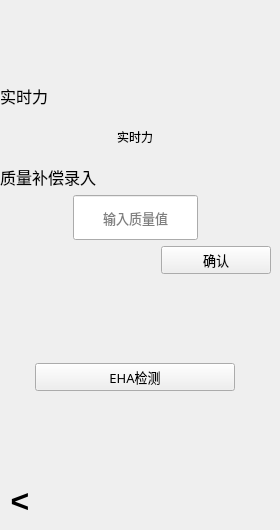
    <widget class="QWidget" name="tab_5">
     <attribute name="title">
      <string>步骤五</string>
     </attribute>
     <widget class="QWidget" name="verticalLayoutWidget">
      <property name="geometry">
       <rect>
        <x>0</x>
        <y>0</y>
        <width>271</width>
        <height>521</height>
       </rect>
      </property>
      <layout class="QVBoxLayout" name="verticalLayout_6">
       <item>
        <spacer name="verticalSpacer_9">
         <property name="orientation">
          <enum>Qt::Vertical</enum>
         </property>
         <property name="sizeHint" stdset="0">
          <size>
           <width>20</width>
           <height>40</height>
          </size>
         </property>
        </spacer>
       </item>
       <item>
        <layout class="QHBoxLayout" name="horizontalLayout_20">
         <item>
          <widget class="QLabel" name="label_3">
           <property name="font">
            <font>
             <family>Cascadia Mono</family>
             <pointsize>12</pointsize>
             <italic>false</italic>
             <bold>false</bold>
            </font>
           </property>
           <property name="styleSheet">
            <string notr="true"/>
           </property>
           <property name="text">
            <string>&lt;html&gt;&lt;head/&gt;&lt;body&gt;&lt;p&gt;实时力&lt;/p&gt;&lt;/body&gt;&lt;/html&gt;</string>
           </property>
          </widget>
         </item>
        </layout>
       </item>
       <item>
        <layout class="QHBoxLayout" name="horizontalLayout_19">
         <item>
          <widget class="QLabel" name="EHAforceR">
           <property name="minimumSize">
            <size>
             <width>0</width>
             <height>45</height>
            </size>
           </property>
           <property name="maximumSize">
            <size>
             <width>180</width>
             <height>16777215</height>
            </size>
           </property>
           <property name="styleSheet">
            <string notr="true">QLabel {
    border: 1px solid #cccccc;
    border-radius: 8px;
    padding: 5px;
    background: white;
    font: 10pt &quot;Cascadia Mono&quot;;
}
font: 10pt &quot;Cascadia Mono&quot;;</string>
           </property>
           <property name="text">
            <string>实时力</string>
           </property>
           <property name="alignment">
            <set>Qt::AlignCenter</set>
           </property>
          </widget>
         </item>
        </layout>
       </item>
       <item>
        <layout class="QHBoxLayout" name="horizontalLayout_16">
         <item>
          <widget class="QLabel" name="label_2">
           <property name="styleSheet">
            <string notr="true">font: 10pt &quot;Cascadia Mono&quot;;</string>
           </property>
           <property name="text">
            <string>&lt;html&gt;&lt;head/&gt;&lt;body&gt;&lt;p&gt;&lt;span style=&quot; font-size:12pt;&quot;&gt;质量补偿录入&lt;/span&gt;&lt;/p&gt;&lt;/body&gt;&lt;/html&gt;</string>
           </property>
          </widget>
         </item>
        </layout>
       </item>
       <item>
        <layout class="QHBoxLayout" name="horizontalLayout_2">
         <item alignment="Qt::AlignHCenter|Qt::AlignVCenter">
          <widget class="QLineEdit" name="EHAmass">
           <property name="minimumSize">
            <size>
             <width>0</width>
             <height>45</height>
            </size>
           </property>
           <property name="font">
            <font>
             <family>Cascadia Mono</family>
             <pointsize>10</pointsize>
             <italic>false</italic>
             <bold>false</bold>
            </font>
           </property>
           <property name="styleSheet">
            <string notr="true">QLineEdit {
    border: 1px solid #cccccc;
    border-radius: 8px;
    padding: 5px;
    background: white;
    font: 10pt &quot;Cascadia Mono&quot;;
}
font: 10pt &quot;Cascadia Mono&quot;;</string>
           </property>
           <property name="alignment">
            <set>Qt::AlignCenter</set>
           </property>
           <property name="placeholderText">
            <string>输入质量值</string>
           </property>
          </widget>
         </item>
        </layout>
       </item>
       <item>
        <layout class="QHBoxLayout" name="horizontalLayout_12">
         <item>
          <spacer name="horizontalSpacer_5">
           <property name="orientation">
            <enum>Qt::Horizontal</enum>
           </property>
           <property name="sizeHint" stdset="0">
            <size>
             <width>40</width>
             <height>20</height>
            </size>
           </property>
          </spacer>
         </item>
         <item>
          <widget class="QPushButton" name="EHAmassconfirm">
           <property name="minimumSize">
            <size>
             <width>110</width>
             <height>0</height>
            </size>
           </property>
           <property name="maximumSize">
            <size>
             <width>110</width>
             <height>35</height>
            </size>
           </property>
           <property name="font">
            <font>
             <family>Cascadia Mono</family>
             <pointsize>10</pointsize>
             <italic>false</italic>
             <bold>false</bold>
            </font>
           </property>
           <property name="styleSheet">
            <string notr="true">font: 10pt &quot;Cascadia Mono&quot;;
QPushButton {
    background-color: #616161;
    border: none;
    color: white;
    padding: 10px 24px;
    border-radius: 12px;
    font-size: 14px;
}
QPushButton:hover {
    background-color: #757575;
}
QPushButton:pressed {
    background-color: #424242;
}
QPushButton:disabled {
    background-color: #9E9E9E;
}</string>
           </property>
           <property name="text">
            <string>确认</string>
           </property>
           <property name="icon">
            <iconset resource="icon.qrc">
             <normaloff>:/new/prefix1/icon/confirm.png</normaloff>:/new/prefix1/icon/confirm.png</iconset>
           </property>
           <property name="iconSize">
            <size>
             <width>25</width>
             <height>25</height>
            </size>
           </property>
          </widget>
         </item>
        </layout>
       </item>
       <item>
        <spacer name="verticalSpacer_10">
         <property name="orientation">
          <enum>Qt::Vertical</enum>
         </property>
         <property name="sizeHint" stdset="0">
          <size>
           <width>20</width>
           <height>40</height>
          </size>
         </property>
        </spacer>
       </item>
       <item alignment="Qt::AlignHCenter">
        <widget class="QPushButton" name="EHAtest_2">
         <property name="minimumSize">
          <size>
           <width>200</width>
           <height>0</height>
          </size>
         </property>
         <property name="maximumSize">
          <size>
           <width>150</width>
           <height>16777215</height>
          </size>
         </property>
         <property name="font">
          <font>
           <family>Cascadia Mono</family>
           <pointsize>10</pointsize>
           <italic>false</italic>
           <bold>false</bold>
          </font>
         </property>
         <property name="styleSheet">
          <string notr="true">font: 10pt &quot;Cascadia Mono&quot;;</string>
         </property>
         <property name="text">
          <string>EHA检测</string>
         </property>
         <property name="icon">
          <iconset resource="icon.qrc">
           <normaloff>:/new/prefix1/icon/test.png</normaloff>:/new/prefix1/icon/test.png</iconset>
         </property>
         <property name="iconSize">
          <size>
           <width>25</width>
           <height>25</height>
          </size>
         </property>
        </widget>
       </item>
       <item>
        <spacer name="verticalSpacer_20">
         <property name="orientation">
          <enum>Qt::Vertical</enum>
         </property>
         <property name="sizeHint" stdset="0">
          <size>
           <width>20</width>
           <height>40</height>
          </size>
         </property>
        </spacer>
       </item>
       <item>
        <layout class="QHBoxLayout" name="horizontalLayout_13">
         <item>
          <widget class="QToolButton" name="ForwardStep4">
           <property name="minimumSize">
            <size>
             <width>40</width>
             <height>40</height>
            </size>
           </property>
           <property name="maximumSize">
            <size>
             <width>40</width>
             <height>16777215</height>
            </size>
           </property>
           <property name="font">
            <font>
             <pointsize>24</pointsize>
             <bold>true</bold>
            </font>
           </property>
           <property name="styleSheet">
            <string notr="true">QToolButton
{
    background: transparent;;
    border: none;            /* 移除边框 */
    color: #000000;      /* 设置文本颜色 */
}

</string>
           </property>
           <property name="text">
            <string>&lt;</string>
           </property>
           <property name="icon">
            <iconset resource="icon.qrc">
             <normaloff>:/new/prefix1/icon/toleft.png</normaloff>:/new/prefix1/icon/toleft.png</iconset>
           </property>
           <property name="iconSize">
            <size>
             <width>25</width>
             <height>25</height>
            </size>
           </property>
           <property name="toolButtonStyle">
            <enum>Qt::ToolButtonTextOnly</enum>
           </property>
          </widget>
         </item>
         <item>
          <spacer name="horizontalSpacer_7">
           <property name="orientation">
            <enum>Qt::Horizontal</enum>
           </property>
           <property name="sizeHint" stdset="0">
            <size>
             <width>40</width>
             <height>20</height>
            </size>
           </property>
          </spacer>
         </item>
        </layout>
       </item>
      </layout>
     </widget>
    </widget>
